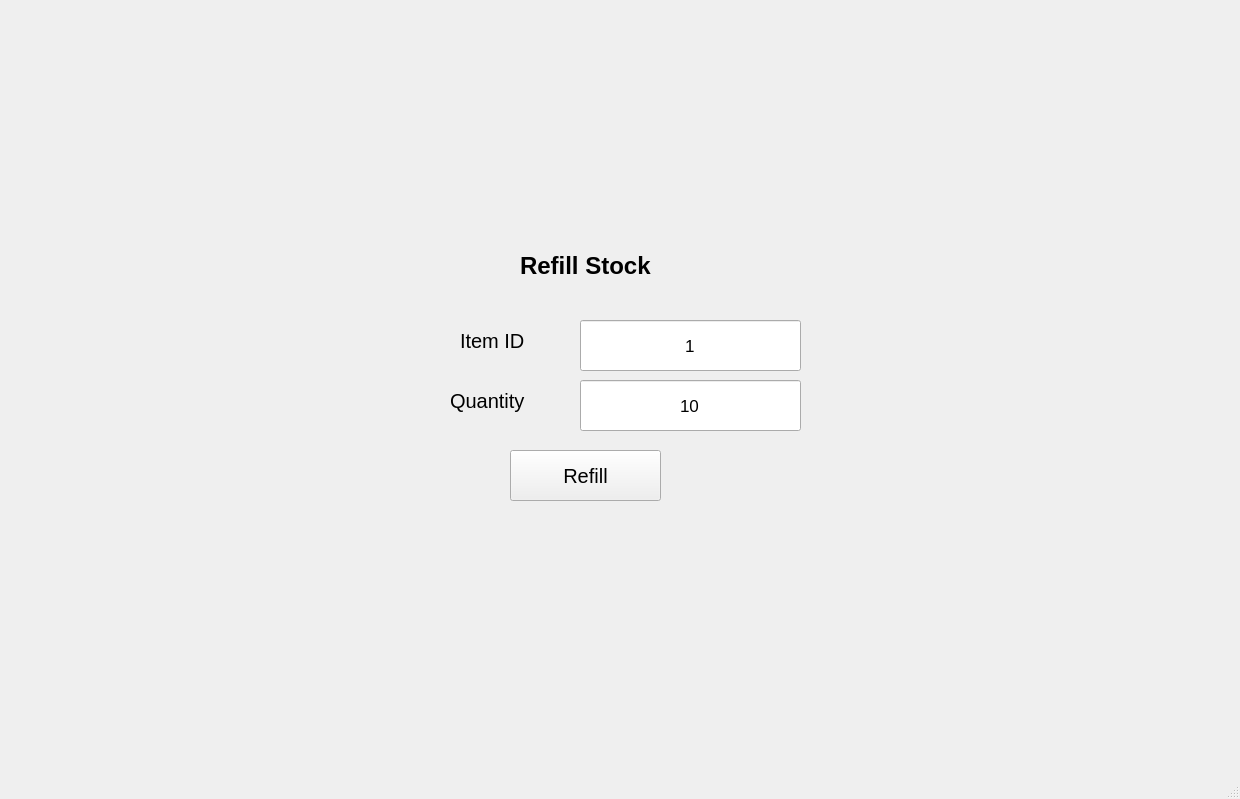
<?xml version="1.0" encoding="UTF-8"?>
<ui version="4.0">
 <class>RefillStock</class>
 <widget class="QMainWindow" name="RefillStock">
  <property name="geometry">
   <rect>
    <x>0</x>
    <y>0</y>
    <width>1240</width>
    <height>799</height>
   </rect>
  </property>
  <property name="windowTitle">
   <string>MainWindow</string>
  </property>
  <widget class="QWidget" name="centralwidget">
   <widget class="QLabel" name="label">
    <property name="geometry">
     <rect>
      <x>520</x>
      <y>240</y>
      <width>201</width>
      <height>51</height>
     </rect>
    </property>
    <property name="font">
     <font>
      <pointsize>18</pointsize>
      <bold>true</bold>
     </font>
    </property>
    <property name="text">
     <string>Refill Stock</string>
    </property>
   </widget>
   <widget class="QPushButton" name="refillBtn">
    <property name="geometry">
     <rect>
      <x>510</x>
      <y>450</y>
      <width>151</width>
      <height>51</height>
     </rect>
    </property>
    <property name="font">
     <font>
      <pointsize>15</pointsize>
     </font>
    </property>
    <property name="text">
     <string>Refill</string>
    </property>
   </widget>
   <widget class="QLineEdit" name="productId">
    <property name="geometry">
     <rect>
      <x>580</x>
      <y>320</y>
      <width>221</width>
      <height>51</height>
     </rect>
    </property>
    <property name="font">
     <font>
      <pointsize>13</pointsize>
     </font>
    </property>
    <property name="text">
     <string>1</string>
    </property>
    <property name="alignment">
     <set>Qt::AlignmentFlag::AlignCenter</set>
    </property>
   </widget>
   <widget class="QLineEdit" name="quantity">
    <property name="geometry">
     <rect>
      <x>580</x>
      <y>380</y>
      <width>221</width>
      <height>51</height>
     </rect>
    </property>
    <property name="font">
     <font>
      <pointsize>13</pointsize>
     </font>
    </property>
    <property name="text">
     <string>10</string>
    </property>
    <property name="alignment">
     <set>Qt::AlignmentFlag::AlignCenter</set>
    </property>
   </widget>
   <widget class="QLabel" name="label_2">
    <property name="geometry">
     <rect>
      <x>460</x>
      <y>320</y>
      <width>91</width>
      <height>41</height>
     </rect>
    </property>
    <property name="font">
     <font>
      <pointsize>15</pointsize>
     </font>
    </property>
    <property name="text">
     <string>Item ID</string>
    </property>
   </widget>
   <widget class="QLabel" name="label_3">
    <property name="geometry">
     <rect>
      <x>450</x>
      <y>380</y>
      <width>111</width>
      <height>41</height>
     </rect>
    </property>
    <property name="font">
     <font>
      <pointsize>15</pointsize>
     </font>
    </property>
    <property name="text">
     <string>Quantity</string>
    </property>
   </widget>
  </widget>
  <widget class="QMenuBar" name="menubar">
   <property name="geometry">
    <rect>
     <x>0</x>
     <y>0</y>
     <width>1240</width>
     <height>25</height>
    </rect>
   </property>
  </widget>
  <widget class="QStatusBar" name="statusbar"/>
 </widget>
 <resources/>
 <connections/>
</ui>
